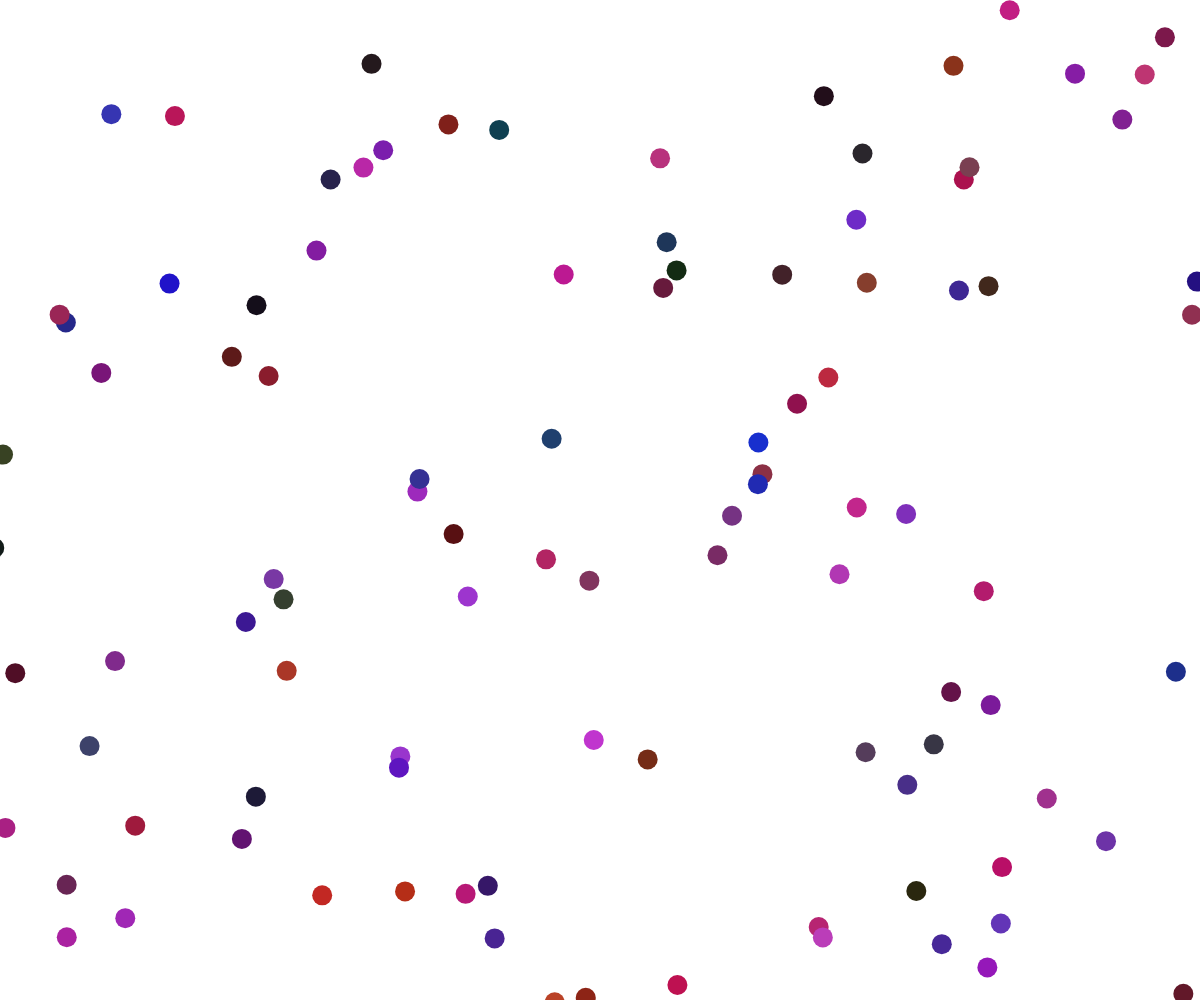
Frame 1 (no input)
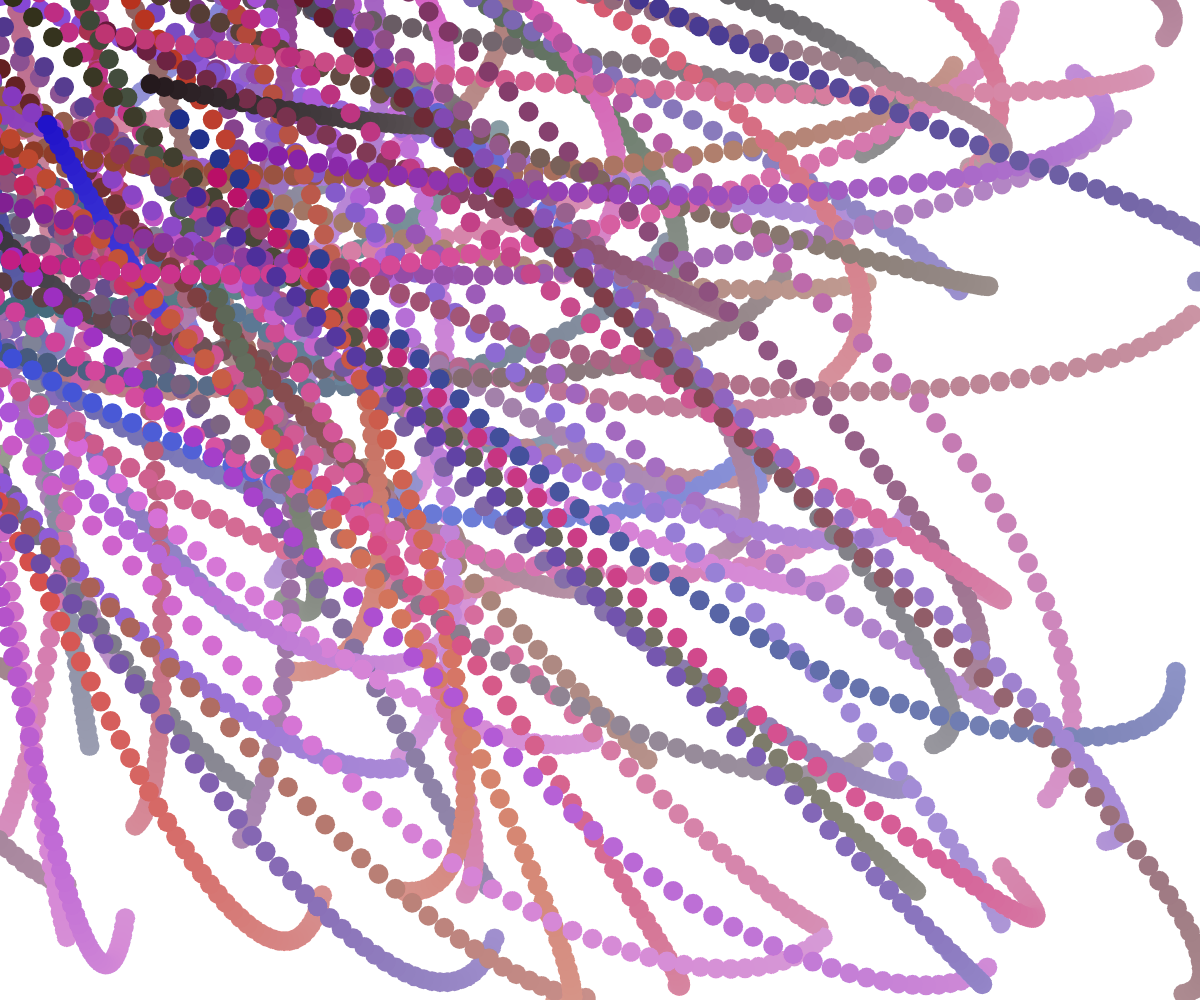
Frame 60 (no input)
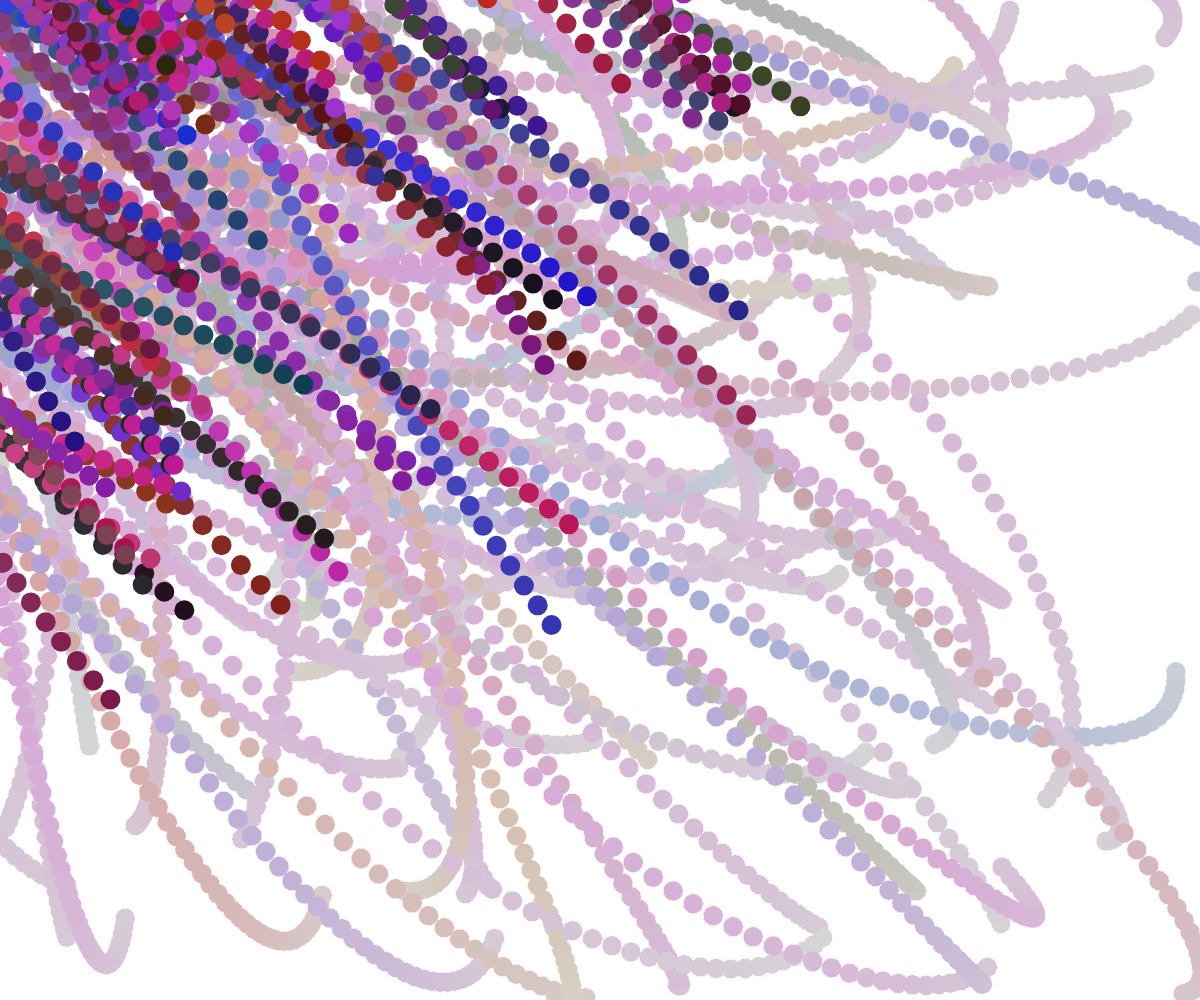
Frame 120 (the mouse pressed at the canvas centre since frame 60)

The p5.js sketch that drew these frames (run headless with seeded random() and noise() and a simulated clock; from frame 60 on, the mouse is pressed at the canvas centre):

// p5.js sketch
// ── sketch.js
const NUMBALLS = 100
const GRAVITY = 1/1000
const SPEEDCAP = 20

let light
let colorSpace
let balls = []

function setup(){
   createCanvas(innerWidth, innerHeight)
   noStroke()
   colorSpace = [random(256), random(256), random(256)]
   light = random(40)
   for(let i = 0; i < NUMBALLS; i++){
      balls.push(new Ball(random(width), random(height)))
   }
}

function draw(){
   background(256, 256, 256, 3)
   for(let ball of balls){
      ball.update()
   }
}


class Ball{
   constructor(x, y){
      this.x = x
      this.y = y
      this.xVel = random(-10, 10)
      this.yVel = random(-10, 10)
      this.color = color(random(colorSpace[0])+light, random(colorSpace[1])+light, random(colorSpace[2])+light)
   }

   update(){
      this.move()

      this.accelerate()

      fill(this.color)
      circle(this.x, this.y, 20)
   }

   move(){
      this.x += this.xVel
      this.y += this.yVel
   }

   accelerate(){
      this.xVel += GRAVITY*(mouseX - this.x)
      this.yVel += GRAVITY*(mouseY - this.y)
      this.speedCap()
   }

   speedCap(){
      this.xVel = constrain(this.xVel, -SPEEDCAP, SPEEDCAP)
      this.yVel = constrain(this.yVel, -SPEEDCAP, SPEEDCAP)
   }
}
